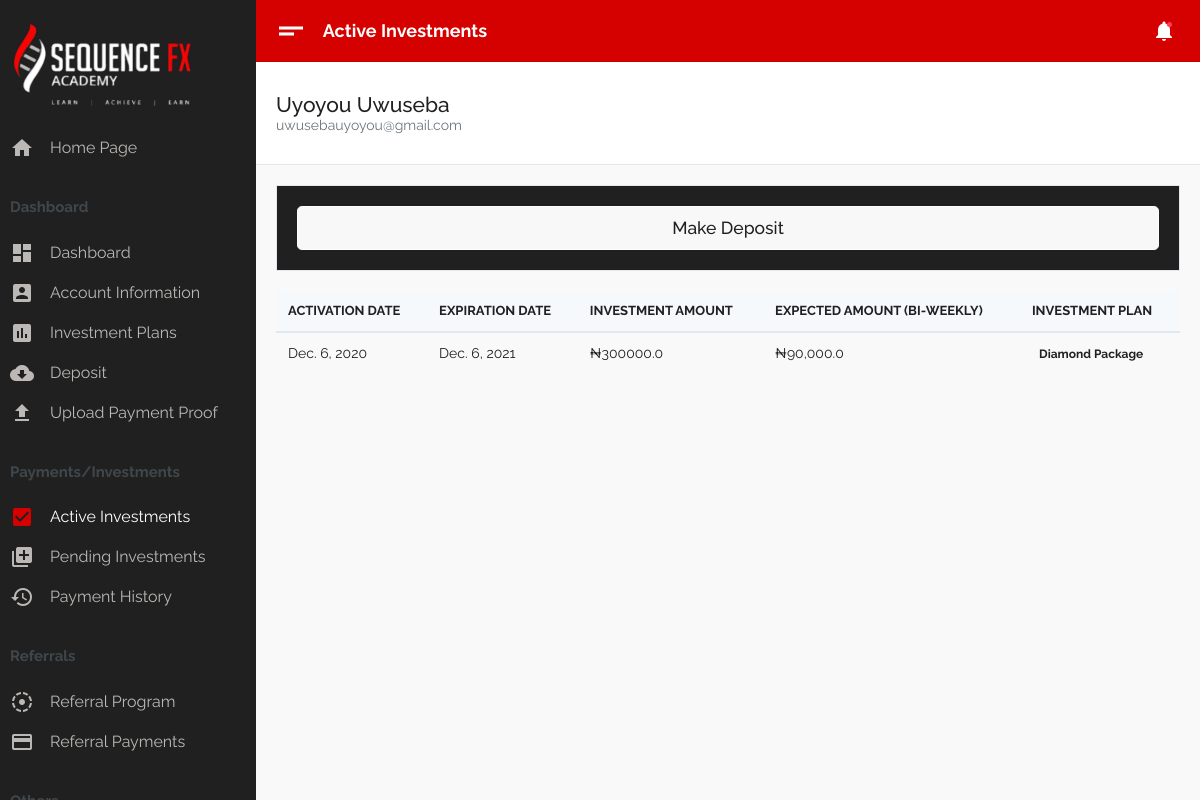
The page /dashboard/active-investments (signed in) on the database its author committed.
### dashboard/models.py (models this page shows, shortened)
class User(models.Model):
    first_name = models.CharField(max_length=30)
    last_name = models.CharField(max_length=30)
    email = models.EmailField(blank=True,unique=True)
    password = models.CharField(max_length=300)
    country = models.CharField(max_length=50,null=True,blank=True)
    phone_number = models.CharField(max_length=50,null=True,blank=True)
    bank_name = models.CharField(max_length=20,null=True,blank=True)
    bank_account_number = models.CharField(max_length=20,null=True,blank=True)
    bank_account_name=models.CharField(max_length=50,null=True,blank=True)
    is_verified = models.BooleanField(default=False)

class Investment(models.Model):
    STATES = (
        (True, "Active"),
        (False, "Inactive")
    )
    def get_expiration_time():
        time = timezone.now() + datetime.timedelta(days=365)
        return time
    pop=models.OneToOneField(ProofOfPayment,on_delete=models.DO_NOTHING,default=1)
    activation_date = models.DateTimeField(default=timezone.now)
    expiration_date = models.DateTimeField(default=get_expiration_time)
    is_active = models.BooleanField(default=False,choices=STATES)
    amount=models.FloatField(default=0.00)

class ProofOfPayment(models.Model):
    STATES = (
        (1,"Pending"),
        (2,"Invalid"),
        (3,"Valid")
    )
    def get_default_plan():
        try:
            plan=InvestmentPlan.objects.order_by('id')[0]
        except:
            pass
        else:
            return plan.id
    def get_default_user():
        try:
            user=User.objects.order_by('id')[0]
        except:
            pass
        else:
            return user.id
    user=models.ForeignKey(User,default=get_default_user,on_delete=models.DO_NOTHING)
    investment_plan = models.ForeignKey(InvestmentPlan,on_delete=models.DO_NOTHING,default=get_default_plan,blank=False)
    file=models.FileField(upload_to="files/pop/")
    is_valid = models.IntegerField(default=1,choices=STATES)
    extra=models.TextField(null=True,blank=True)
    amount=models.FloatField(default=0.00)
    date=models.DateField(default=timezone.now)

### mainsite/models.py (models this page shows, shortened)
class InvestmentPlan(models.Model):
    DAY_CHOICES=(
        (1,'First day'),
        (2,'Second day'),
        (3,'Third day'),
        (4,'Fourth day'),
        (5,'Fifth day'),
        (6,'Sixth day'),
        (7,'Seventh day'),
        (8,'Eight day'),
        (9,'Ninth day'),
        (10,'Tenth day'),
        (11,'Eleventh day'),
        (12,'Twelfth day'),
        (13,'Thirteenth day'),
        (14,'Fourteenth day'),
        (15,'Fifteenth day'),
        (16,'Sixteenth day'),
        (17,'Seventeenth day'),
        (18,'Eighteenth day'),
        (19,'Nineteenth day'),
        (20,'Twenteeth day'),
        (21,'Twenty-first day'),
        (22,'Twenty-second day'),
        (23,'Twenty-third day'),
        (24,'Twenty-fourth day'),
        (25,'Twenty-fifth day'),
        (26,'Twenty-sixth day'),
        (27,'Twenty-seventh day'),
        (28,'Twenty-eight day'),
        (29,'Twenty-ninth day'),
        (30,'Thirtieth day'),
        (31,'Thirty-first day'),
    )
    name = models.CharField(max_length=100)
    description = models.TextField(help_text="description of plan with all needed detials including duration and anything the client needs to know about the plan")
    roi = models.IntegerField(help_text="Return of investment in percentage")
    investment_duration=models.IntegerField(default=12,help_text="Duration of Investment in months")

### dashboard/views.py (the view)
# urls.py: path("active-investments",views.active_investments,name="active-investments"),
def active_investments(request):
    try:
        user_id = request.session['user_id']
    except KeyError:
        return HttpResponseRedirect(reverse("mainsite:login"))
    else:
        try:
            user = User.objects.get(pk=user_id)
        except User.DoesNotExist:
            return HttpResponseRedirect(reverse("mainsite:login"))
        else:
            investments=Investment.objects.filter(pop__user=user,is_active=True)
            context={
                'page_name':'Active Investments',
                'slug':'active-investments',
                'investments':investments,
                'user':user
            }
            return render(request,"dashboard/active-investments.html",context)

### dashboard/templates/dashboard/active-investments.html
{% extends './base.html' %}
{% load humanize %}
{% block content %}
<div class="container-fluid">
    <div class="tab-content" id="accountTabsContent">
    <div class="table-responsive">
        <table class="table m-0">
            <thead>
                <tr class="bg-fade">
                    <th>Activation Date</th>
                    <th>Expiration Date</th>
                    <th>Investment Amount</th>
                    <th>Expected Amount (Bi-weekly)</th>
                    <th>Investment Plan</th>
                </tr>
            </thead>
            <tbody>
                {% for investment in investments %}
                <tr>
                    <td class="align-middle"> {{ investment.activation_date | date }} </td>
                    <td class="align-middle">
                        {{ investment.expiration_date | date }}
                    </td>
                    <td class="align-middle">₦{{ investment.pop.amount }}</td>
                    <td class="align-middle">₦{{ investment.amount | intcomma }}</td>
                    <td class="align-middle">
                        <div class="badge badge-"> {{ investment.pop.investment_plan.name }} </div>
                    </td>
                </tr>
                {% endfor %}
            </tbody>
        </table>
    </div>
</div>
</div>
{% endblock %}

### dashboard/templates/dashboard/base.html (shortened to what this page needs)
<!DOCTYPE html>
<html lang="en" dir="ltr">
    {% load static %}
<head>
    <link type="text/css" href="{% static 'dashboard/assets/css/vendor-morris.css' %}" rel="stylesheet">
    <link type="text/css" href="{% static 'dashboard/assets/css/vendor-bootstrap-datepicker.css' %}" rel="stylesheet">
    <link type="text/css" href="{% static 'dashboard/assets/css/app.css' %}" rel="stylesheet">
    <link type="text/css" href="{% static 'dashboard/assets/css/app.rtl.css' %}" rel="stylesheet">
    <link type="text/css" href="{% static 'dashboard/assets/vendor/simplebar.css' %}" rel="stylesheet">
</head>
<body>
    <div class="mdk-drawer-layout js-mdk-drawer-layout" data-fullbleed data-push data-responsive-width="992px" data-has-scrolling-region>
        <div class="mdk-drawer-layout__content">
            <div class="mdk-header-layout js-mdk-header-layout  mdk-header--fixed  mdk-header-layout__content--scrollable">
                <div class="mdk-header js-mdk-header bg-primary" data-fixed>
                    <div class="mdk-header__content">
                        <nav class="navbar navbar-expand-md bg-primary navbar-dark d-flex-none">
                            <button class="btn btn-link text-white pl-0" type="button" data-toggle="sidebar">
    <i class="material-icons align-middle md-36">short_text</i>
  </button>
                            <div class="page-title m-0">{{ page_name }}</div>
                            <div class="collapse navbar-collapse" id="mainNavbar">
                                <ul class="navbar-nav ml-auto align-items-center">
                                    <li class="nav-item dropdown notifications d-flex align-self-center align-items-center" id="navbarNotifications">
                                        <a href="#" class="nav-link dropdown-toggle notifications--active" data-toggle="dropdown" aria-expanded="false">
          <i class="material-icons align-middle">notifications</i>
        </a>
                                    </li>
                                </ul>
                            </div>
                        </nav>
                    </div>
                </div>
                <div class="mdk-header-layout__content top-navbar mdk-header-layout__content--scrollable h-100">
                    <div class="py-4 mb-3 bg-white border-bottom">
                        <div class="container-fluid container-account">
                            <div class="row">
                                <div class="col-lg-6">
                                    <div class="media media-user-info align-items-center">
                                        <div class="media-body lh-1">
                                            <p class="h4 m-0"> {{ user.first_name }} {{ user.last_name }} </p>
                                            <p class="text-muted mb-0"> {{ user.email }} </p>
                                        </div>
                                    </div>
                                </div>
                                <div class="col-lg-6"></div>
                            </div>
                        </div>
                    </div>
                    {% block global %}
                        {% include './info.html'%}
                    {% endblock %}
                    {% block content %}{% endblock %}
                <br /><br /><br /><br /><br />
                </div>
            </div>
        </div>
        <div class="mdk-drawer js-mdk-drawer" id="default-drawer">
            <div class="mdk-drawer__content">
                <div class="mdk-drawer__inner" data-simplebar data-simplebar-force-enabled="true">
                    <nav class="drawer  drawer--dark">
                        <div class="drawer-spacer">
                            <div class="media align-items-center">
                                <a href="{% url 'mainsite:index' %}" class="h5 m-0 text-link"><img src="{% static 'dashboard/assets/images/logo-icon.png' %}" alt="logo"></a>
                            </div>
                        </div>
                        <ul class="drawer-menu" id="dasboardMenu" data-children=".drawer-submenu">
                            <li class="drawer-menu-item">
                                <a href="{% url 'mainsite:index' %}">
        <i class="material-icons">home</i>
        <span class="drawer-menu-text"> Home Page</span>
      </a>
                            </li>
                        </ul>
                        <div class="py-2 drawer-heading">
                            Dashboard
                        </div>
                        <ul class="drawer-menu" id="dasboardMenu" data-children=".drawer-submenu">
                            <li class="drawer-menu-item {% if slug == 'index' %} active {% endif %}">
                                <a href="{% url 'dashboard:index' %}">
        <i class="material-icons">dashboard</i>
        <span class="drawer-menu-text"> Dashboard</span>
      </a>
                            </li>
                            <li class="drawer-menu-item {% if slug == 'account-info' %} active {% endif %}">
                                <a href="{% url 'dashboard:account-info' %}">
        <i class="material-icons">account_box</i>
        <span class="drawer-menu-text"> Account Information</span>
      </a>
                            </li>
                            <li class="drawer-menu-item {% if slug == 'investment-plans' %} active {% endif %}">
                                <a href="{% url 'dashboard:investment-plans' %}">
        <i class="material-icons">insert_chart</i>
        <span class="drawer-menu-text"> Investment Plans</span>
      </a>
                            </li>
                            <li class="drawer-menu-item {% if slug == 'make-deposit' %} active {% endif %}">
                                <a href="{% url 'dashboard:deposit' %}">
        <i class="material-icons">cloud_download</i>
        <span class="drawer-menu-text"> Deposit </span>
      </a>
                            </li>
                            <li class="drawer-menu-item {% if slug == 'upload-pop' %} active {% endif %}">
                                <a href="{% url 'dashboard:upload-pop' %}">
        <i class="material-icons">file_upload</i>
        <span class="drawer-menu-text"> Upload Payment Proof</span>
      </a>
                            </li>
                        </ul>
                        <div class="py-2 drawer-heading">
                            Payments/Investments
                        </div>
                        <ul class="drawer-menu" id="dasboardMenu" data-children=".drawer-submenu">
                            <li class="drawer-menu-item {% if slug == 'active-investments' %} active {% endif %}">
                                <a href="{% url 'dashboard:active-investments' %}">
        <i class="material-icons">check_box</i>
        <span class="drawer-menu-text"> Active Investments</span>
      </a>
                            </li>
                            <li class="drawer-menu-item {% if slug == 'pending-investments' %} active {% endif %}">
                                <a href="{% url 'dashboard:pending-investments' %}">
        <i class="material-icons">queue</i>
        <span class="drawer-menu-text"> Pending Investments</span>
      </a>
                            </li>
                            <li class="drawer-menu-item {% if slug == 'payment-history' %} active {% endif %}">
                                <a href="{% url 'dashboard:payment-history' %}">
        <i class="material-icons">history</i>
        <span class="drawer-menu-text"> Payment History</span>
      </a>
                            </li>
                        </ul>
                        <div class="py-2 drawer-heading">
                            Referrals
                        </div>
                        <ul class="drawer-menu" id="dasboardMenu" data-children=".drawer-submenu">
                            <li class="drawer-menu-item {% if slug == 'referral-program' %} active {% endif %}">
                                <a href="{% url 'dashboard:referral-program' %}">
        <i class="material-icons">filter_tilt_shift</i>
        <span class="drawer-menu-text"> Referral Program</span>
      </a>
                            </li>
                            <li class="drawer-menu-item {% if slug == 'referral-payments' %} active {% endif %}">
                                <a href="{% url 'dashboard:referral-payments' %}">
        <i class="material-icons">payment</i>
        <span class="drawer-menu-text"> Referral Payments</span>
      </a>
                            </li>
                        </ul>
                        <div class="py-2 drawer-heading">
                        </div>
                    </nav>
                </div>
            </div>
        </div>
    </div>
</body>
</html>

### dashboard/templates/dashboard/info.html
<div class="container-fluid">
    <div class="card card-body flex-row align-items-center my_background">
                <a href="{% url 'dashboard:deposit' %}" class="btn btn-primary btn-block btn-lg my_btn">Make Deposit</a>
    </div>
</div>

### dashboard/templates/dashboard/base.html (style rules this page uses)
.my_btn { background: #f8f8f8 !important; color:#202020 !important; border-color: white !important; }
.my_background { background:#202020 !important; }

### rows shown on the page
User: first_name "Uyoyou", last_name "Uwuseba", email "uwusebauyoyou@gmail.com"
Investment: activation_date "Dec. 6, 2020", expiration_date "Dec. 6, 2021", pop.amount "300000.0", amount "90,000.0", pop.investment_plan.name "Diamond Package"

### other values the page prints
{{ page_name }} "Active Investments"
